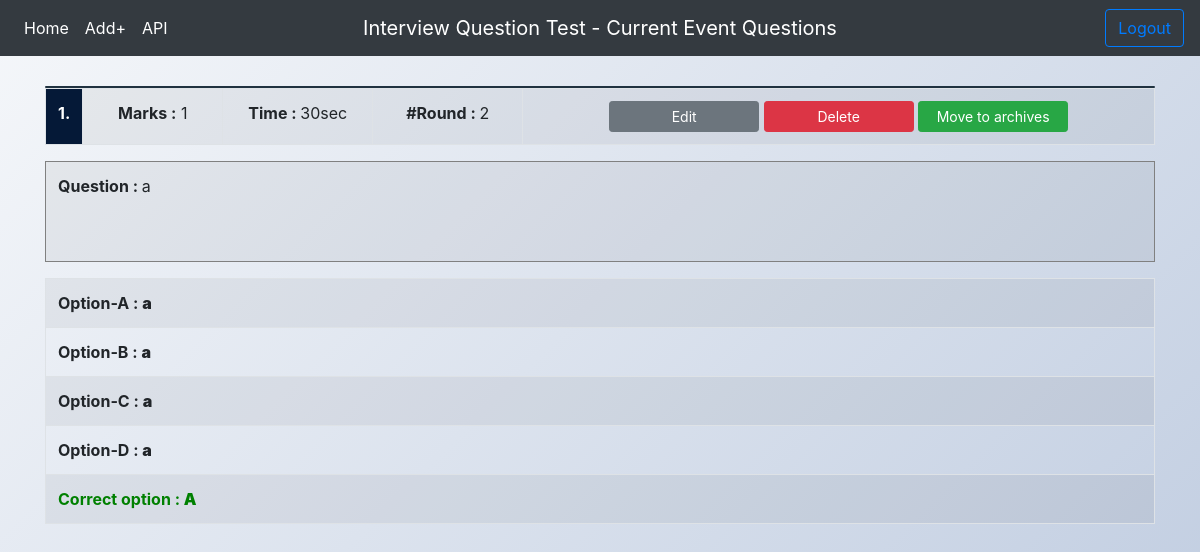
/Display/InterviewQuestionDisplay.php, run on the app's committed database.
### tables this page shows
CREATE TABLE `interview_test_update` (
  `id` int(255) NOT NULL,
  `question` longtext NOT NULL,
  `option_a` text NOT NULL,
  `option_b` text NOT NULL,
  `option_c` text NOT NULL,
  `option_d` text NOT NULL,
  `correct_option` text NOT NULL,
  `marks` text NOT NULL,
  `time` text NOT NULL,
  `round` text NOT NULL
);

### Display/InterviewQuestionDisplay.php (the view, shortened to what this page needs)
<?php
  $number =0;
?>
<!DOCTYPE html>
<html lang="en">
<head>
  <link rel="stylesheet" href="https://maxcdn.bootstrapcdn.com/bootstrap/4.3.1/css/bootstrap.min.css">
  <link rel="stylesheet" href="https://cdnjs.cloudflare.com/ajax/libs/font-awesome/4.7.0/css/font-awesome.min.css">
  <link rel="stylesheet" href="https://cdnjs.cloudflare.com/ajax/libs/tempusdominus-bootstrap-4/5.0.1/css/tempusdominus-bootstrap-4.min.css"/>
  <link rel="stylesheet" href="https://stackpath.bootstrapcdn.com/bootstrap/4.3.1/css/bootstrap.min.css">
   <link href="../CSS/display.css" rel="stylesheet">
</head>
<body>
<nav class="navbar navbar-expand-md navbar-dark bg-dark">
    <div class="navbar-collapse collapse w-100 order-1 order-md-0 dual-collapse2">
        <ul class="navbar-nav mr-auto">
            <li class="nav-item active">
                 <a class="nav-link" href="../menu.php"> Home </a>
            </li>
             <li class="nav-item active">
                 <a class="nav-link" href="../Update/InterviewQuestionUpdate.php"> Add+ </a>
            </li>
             <li class="nav-item active">
                 <a class="nav-link" href="../APIs/InterviewQuestionApi.php"> API </a>
            </li>
         </ul>
    </div>
    <div class="mx-auto order-0">
        <a class="navbar-brand mx-auto" href="InterviewQuestionUpdate.php">Interview Question Test - Current Event Questions</a>
    </div>
    <div class="navbar-collapse collapse w-100 order-3 dual-collapse2">
        <ul class="navbar-nav ml-auto">
            <li class="nav-item">
                 <a href="../logout.php" class="btn btn-outline-primary my-2 my-sm-0">Logout</a>
            </li>
        </ul>
    </div>
</nav>
 <main role="main" class="container" style="margin-top: 30px">
    <?php
           include '../database_connect.php';
           $q ="SELECT * FROM `interview_test_update`";
           $query = mysqli_query($con,$q);
           while($res = mysqli_fetch_array($query)){
                    $number++;
   ?>
<table class="table table-striped table-hover table-bordered">
 <div class="card" style="background-color: #243949">
<tr class="text-center">
<td class="text-white" style="width: 10px; background-color: #051937"><b><?php echo $number ?>.</b> </td>
<td style="width: 140px;"> <b> Marks :</b> <?php echo $res['marks']; ?> </td>
<td style="width: 150px;"> <b> Time : </b> <?php echo $res['time']; ?></td>
<td style="width: 150px;"> <b> #Round : </b> <?php echo $res['round']; ?></td>
<td >
 <div class="col text-center" >
 <a class="btn btn-secondary btn-sm text-white" style="width: 150px"   href="edit.php?id=<?php echo $res['id']; ?>&event=3" > Edit </a>
 <a class="btn btn-danger btn-sm text-white"  style="width: 150px" href="delete.php?id=<?php echo $res['id']; ?>&event=3"> Delete </a>
 <a class="btn btn-success btn-sm text-white"  style="width: 150px" href="LibraryMove.php?id=<?php echo $res['id']; ?>&event=3" > Move to archives </a>
</div>
</td>
</tr>
</table>
<table class="table table-striped table-hover table-bordered">
<tr>
<td style="border-color: grey; height: 100px"><b>Question : </b> <?php echo $res['question']; ?></td>
</tr>
</table>
<table class="table table-striped table-hover table-bordered">
<tr>
<td > <b> Option-A :    <b> <?php echo $res['option_a']; ?></td>
</tr>
<tr>
<td> <b> Option-B :     <b> <?php echo $res['option_b']; ?></td>
</tr>
<tr>
<td > <b> Option-C :    <b> <?php echo $res['option_c']; ?></td>
</tr>
<tr>
<td> <b> Option-D :     <b> <?php echo $res['option_d']; ?></td>
</tr>
<tr>
<td style="color: green"><b> Correct option : <b> <?php echo $res['correct_option']; ?> </td>
</tr>
</table>
      <br><br>
    <?php
    }
    ?>
 </main>
</body>
</html>

### CSS/display.css (style rules this page uses)
html, body { height: auto; }
body { background-image: linear-gradient(135deg, #f5f7fa 0%, #c3cfe2 100%); }

### data on the page
interview_test_update: marks "1", time "30sec", round "2", question "a", option_a "a", option_b "a", option_c "a", option_d "a", correct_option "A"
